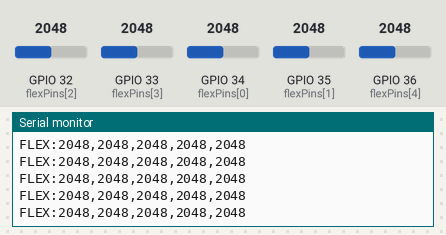
This sketch was run on a simulated ESP32. Shown: the last lines printed to the serial monitor. The test bench sets the inputs (shaded band); at power-on: GPIO 32 (flexPins[2]) = 2048, GPIO 33 (flexPins[3]) = 2048, GPIO 34 (flexPins[0]) = 2048, GPIO 35 (flexPins[1]) = 2048, GPIO 36 (flexPins[4]) = 2048.

Above: at 1.2 s.
1.3 s: GPIO 32 (flexPins[2]) set to 2866
At 1.42 s:
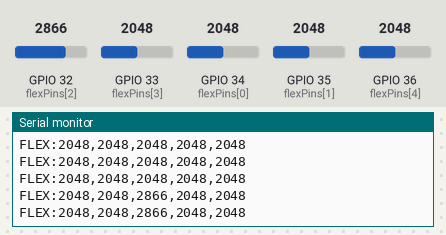
2.8 s: GPIO 33 (flexPins[3]) set to 2866
At 2.83 s:
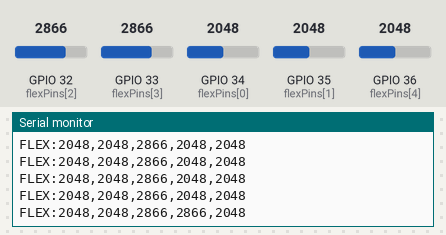
4.3 s: GPIO 34 (flexPins[0]) set to 2866
At 4.34 s:
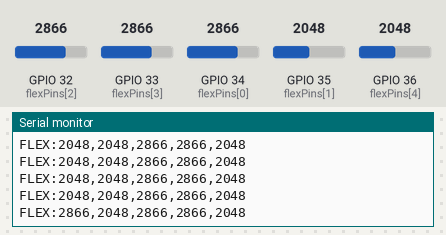
5.8 s: GPIO 35 (flexPins[1]) set to 2866
At 5.85 s:
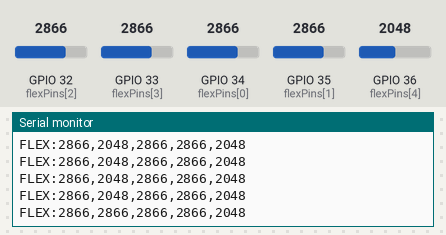
7.3 s: GPIO 36 (flexPins[4]) set to 2866
At 7.36 s:
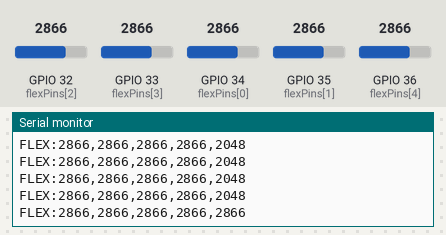
8.8 s: GPIO 32 (flexPins[2]) set to 3972
At 8.87 s:
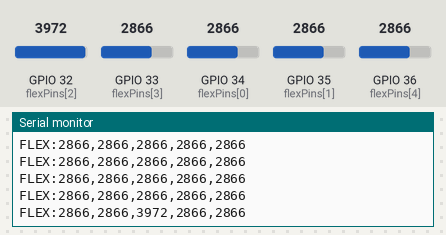
Timing chart, 0 to 11.3 s (numbered marks = the images above; inputs shaded):
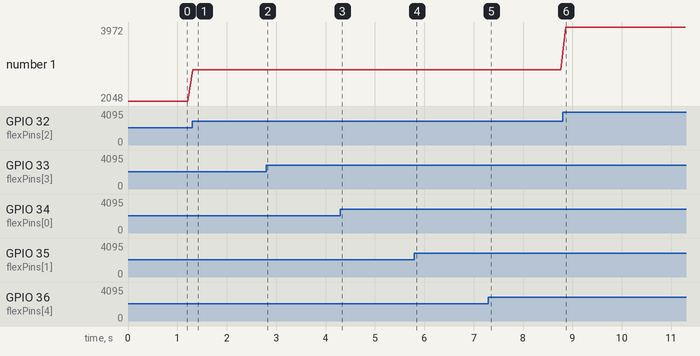

The sketch:

flex_sensor_test.ino
```cpp
/*
  flex_sensor_test.ino
  Tests 5 flex sensors connected to ESP32.
  Prints analog values to Serial Monitor.
  Author: Het Patel
  Date: 2024-11
*/

#define NUM_FLEXS 5
const int flexPins[NUM_FLEXS] = {34, 35, 32, 33, 36}; // adjust per wiring

void setup() {
  Serial.begin(115200);
  Serial.println("Flex Sensor Test Started.");
}

void loop() {
  Serial.print("FLEX:");
  for (int i = 0; i < NUM_FLEXS; i++) {
    int value = analogRead(flexPins[i]);
    Serial.print(value);
    if (i < NUM_FLEXS - 1) Serial.print(",");
  }
  Serial.println();
  delay(100);
}
```

Measured:
- after the input at 1.3 s, the serial monitor: prints a new line at once (image 1)
- after the input at 2.8 s, the serial monitor: prints a new line at once (image 2)
- after the input at 4.3 s, the serial monitor: prints a new line at once (image 3)
- after the input at 5.8 s, the serial monitor: prints a new line at once (image 4)
- after the input at 7.3 s, the serial monitor: prints a new line after 0.06 s (image 5)
- after the input at 8.8 s, the serial monitor: prints a new line after 0.07 s (image 6)
- plotted number 1: 2048 → 2866 after the input at 1.3 s, 2866 → 3972 after the input at 8.8 s
